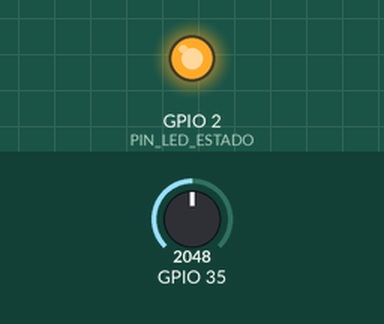
Simulated run of this sketch. Board: ESP32. On the bench: output pins drawn as LEDs (lit = HIGH). Inputs (shaded band) come from the test bench; at power-on: GPIO 35 = 2048. WiFi joins after 1.5 s; servers stay silent unless stated; uploads are accepted with an empty reply; random numbers use the default seed unless the sketch sets one; what the sketch prints to the serial monitor is not drawn.

Above: at 4.3 s.
At 6.26 s:
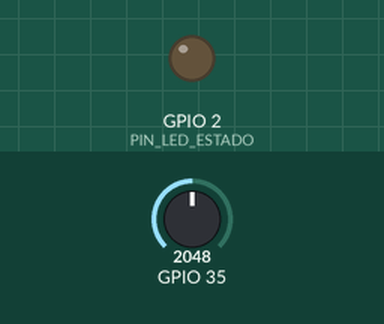
Timing chart, 0 to 10.3 s (numbered marks = the images above):
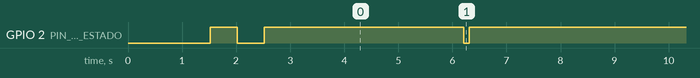

The sketch:

esp32_climasensor.ino
```cpp
/**
 * ============================================================================
 * CLIMASAFE RURAL - FIRMWARE ESTACIÓN METEOROLÓGICA IoT (ESP32)
 * ============================================================================
 * Plataforma: ESP32 NodeMCU / ESP32-WROOM-32
 * Entorno: Arduino IDE o PlatformIO
 * Protocolo: HTTP REST / JSON vía WiFi
 * Endpoint: POST http://<IP_GATEWAY>:8080/api/sensors/ingest
 *
 * Sensores Físicos Compatibles:
 *  - Temperatura y Humedad: DHT22 (AM2302) o DHT11 en GPIO 4
 *  - Nivel de Río / Reservorio: Sensor Ultrasónico HC-SR04 / JSN-SR04T en GPIO 5 (Trig) y 18 (Echo)
 *  - Pluviómetro (Lluvia): Sensor de balancín en GPIO 19
 *  - Anemómetro (Viento): Sensor analógico/pulsos en GPIO 34 (ADC1)
 * ============================================================================
 */

#include <WiFi.h>
#include <HTTPClient.h>
#include <ArduinoJson.h> // Instalar biblioteca "ArduinoJson" v6 o v7 en Arduino IDE

// ======================== CONFIGURACIÓN DE RED ========================
const char* WIFI_SSID     = "TU_RED_WIFI";
const char* WIFI_PASSWORD = "TU_CONTRASENA_WIFI";

// Dirección IP o dominio del API Gateway de ClimaSafe
const char* GATEWAY_URL   = "http://192.168.1.100:8080/api/sensors/ingest";

// ======================== IDENTIFICACIÓN DEL SENSOR ========================
// Código de estación meteorológica registrado en el sistema
const char* SENSOR_CODIGO = "SENS-TEMP-01"; // o SENS-HUM-01, SENS-WIND-01, SENS-RAIN-01, SENS-RIVR-01
const char* SENSOR_API_KEY = "API-KEY-SENS-TEMP-01-2026"; // Clave generada por el sistema

// Frecuencia de muestreo y transmisión (en milisegundos)
const unsigned long INTERVALO_ENVIO_MS = 6000; // Cada 6 segundos

// ======================== PINES DE HARDWARE ========================
#define PIN_DHT22     4   // Sensor DHT22 (Temperatura / Humedad)
#define PIN_TRIG      5   // Sensor Ultrasónico Trigger
#define PIN_ECHO      18  // Sensor Ultrasónico Echo
#define PIN_LLUVIA    19  // Pluviómetro Digital
#define PIN_VIENTO    34  // Anemómetro Analógico ADC
#define PIN_LED_ESTADO 2  // LED indicador azul integrado

// ======================== VARIABLES GLOBALES ========================
unsigned long ultimoEnvio = 0;

void setup() {
  Serial.begin(115200);
  delay(1000);

  pinMode(PIN_LED_ESTADO, OUTPUT);
  pinMode(PIN_TRIG, OUTPUT);
  pinMode(PIN_ECHO, INPUT);
  pinMode(PIN_LLUVIA, INPUT_PULLUP);

  Serial.println("\n========================================================");
  Serial.println("🛰️ ClimaSafe Rural - Nodo Sensor IoT Iniciando...");
  Serial.printf("Estación: %s\n", SENSOR_CODIGO);
  Serial.println("========================================================");

  conectarWiFi();
}

void loop() {
  // Mantener reconexión WiFi activa si se pierde la señal
  if (WiFi.status() != WL_CONNECTED) {
    conectarWiFi();
  }

  // Transmitir cada INTERVALO_ENVIO_MS
  if (millis() - ultimoEnvio >= INTERVALO_ENVIO_MS) {
    ultimoEnvio = millis();

    // 1. Leer sensores físicos (o valores de demostración si no hay hardware conectado)
    float valorMedido = leerSensorFisico();
    int nivelBateria = map(analogRead(35), 0, 4095, 0, 100);
    if (nivelBateria <= 0 || nivelBateria > 100) nivelBateria = 98; // Respaldo 98%

    // 2. Enviar telemetría al API Gateway
    enviarTelemetria(valorMedido, nivelBateria);
  }
}

/**
 * Conexión segura a la red WiFi local
 */
void conectarWiFi() {
  Serial.printf("📡 Conectando a red WiFi: %s ", WIFI_SSID);
  WiFi.mode(WIFI_STA);
  WiFi.begin(WIFI_SSID, WIFI_PASSWORD);

  int intentos = 0;
  while (WiFi.status() != WL_CONNECTED && intentos < 20) {
    delay(500);
    Serial.print(".");
    digitalWrite(PIN_LED_ESTADO, !digitalRead(PIN_LED_ESTADO));
    intentos++;
  }

  if (WiFi.status() == WL_CONNECTED) {
    digitalWrite(PIN_LED_ESTADO, HIGH);
    Serial.println("\n✅ WiFi Conectado con éxito!");
    Serial.printf("IP Local: %s\n", WiFi.localIP().toString().c_str());
    Serial.printf("Potencia Señal (RSSI): %d dBm\n", WiFi.RSSI());
  } else {
    digitalWrite(PIN_LED_ESTADO, LOW);
    Serial.println("\n⚠️ No se pudo conectar a WiFi. Se reintentará en el próximo ciclo.");
  }
}

/**
 * Lee la variable física correspondiente al sensor
 */
float leerSensorFisico() {
  // EJEMPLO 1: Sensor de Nivel de Río HC-SR04 (Distancia ultrasónica en metros)
  // digitalWrite(PIN_TRIG, LOW);
  // delayMicroseconds(2);
  // digitalWrite(PIN_TRIG, HIGH);
  // delayMicroseconds(10);
  // digitalWrite(PIN_TRIG, LOW);
  // long duracion = pulseIn(PIN_ECHO, HIGH, 30000);
  // float distanciaCm = duracion * 0.034 / 2;
  // float nivelRioMetros = 6.0 - (distanciaCm / 100.0); // Calibrado para puente de 6 metros

  // EJEMPLO 2: Lectura térmica analógica o calibrada (20°C a 30°C con variación suave)
  static float valorActual = 23.4;
  float fluctuacion = ((random(0, 100) / 100.0) - 0.48) * 0.6;
  valorActual += fluctuacion;
  if (valorActual < 15.0) valorActual = 15.0;
  if (valorActual > 38.0) valorActual = 38.0;

  return valorActual;
}

/**
 * Empaqueta y transmite el JSON mediante HTTP POST
 */
void enviarTelemetria(float valor, int bateria) {
  if (WiFi.status() != WL_CONNECTED) return;

  HTTPClient http;
  http.begin(GATEWAY_URL);
  http.addHeader("Content-Type", "application/json");
  http.addHeader("X-Sensor-Key", SENSOR_API_KEY);

  // Construir documento JSON
  StaticJsonDocument<256> doc;
  doc["codigoSensor"] = SENSOR_CODIGO;
  doc["valor"] = serialized(String(valor, 2));
  doc["unidad"] = "°C";
  doc["bateria"] = bateria;
  doc["ipDispositivo"] = WiFi.localIP().toString();

  String payloadJson;
  serializeJson(doc, payloadJson);

  Serial.println("\n--------------------------------------------------------");
  Serial.printf("📤 Transmitiendo Telemetría: %s\n", payloadJson.c_str());

  int httpCode = http.POST(payloadJson);

  if (httpCode > 0) {
    String response = http.getString();
    Serial.printf("📥 Respuesta Gateway [%d]: %s\n", httpCode, response.c_str());

    // Parpadeo de confirmación en LED
    digitalWrite(PIN_LED_ESTADO, LOW);
    delay(100);
    digitalWrite(PIN_LED_ESTADO, HIGH);
  } else {
    Serial.printf("❌ Error al transmitir HTTP: %s\n", http.errorToString(httpCode).c_str());
  }

  http.end();
}
```

Measured:
- by itself, GPIO 2 (PIN_LED_ESTADO): goes LOW 0.50 s, HIGH 3.7 s, 20 × (LOW 0.10 s, HIGH 5.9 s), LOW 0.10 s, then HIGH
